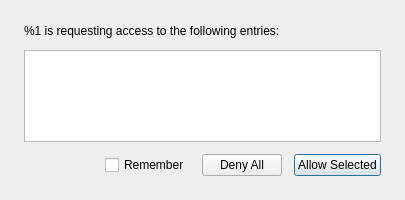
<?xml version="1.0" encoding="UTF-8"?>
<ui version="4.0">
 <class>BrowserAccessControlDialog</class>
 <widget class="QDialog" name="BrowserAccessControlDialog">
  <property name="geometry">
   <rect>
    <x>0</x>
    <y>0</y>
    <width>405</width>
    <height>200</height>
   </rect>
  </property>
  <property name="windowTitle">
   <string>KeePassXC - Browser Access Request</string>
  </property>
  <layout class="QVBoxLayout" name="verticalLayout">
   <property name="spacing">
    <number>12</number>
   </property>
   <property name="leftMargin">
    <number>24</number>
   </property>
   <property name="topMargin">
    <number>24</number>
   </property>
   <property name="rightMargin">
    <number>24</number>
   </property>
   <property name="bottomMargin">
    <number>24</number>
   </property>
   <item>
    <widget class="QLabel" name="siteLabel">
     <property name="text">
      <string>%1 is requesting access to the following entries:</string>
     </property>
     <property name="alignment">
      <set>Qt::AlignLeft</set>
     </property>
    </widget>
   </item>
   <item>
    <widget class="CustomTableWidget" name="itemsTable">
     <property name="editTriggers">
      <set>QAbstractItemView::NoEditTriggers</set>
     </property>
     <property name="showDropIndicator" stdset="0">
      <bool>false</bool>
     </property>
     <property name="selectionMode">
      <enum>QAbstractItemView::ExtendedSelection</enum>
     </property>
     <property name="selectionBehavior">
      <enum>QAbstractItemView::SelectRows</enum>
     </property>
     <property name="cornerButtonEnabled">
      <bool>false</bool>
     </property>
     <attribute name="horizontalHeaderVisible">
      <bool>false</bool>
     </attribute>
     <attribute name="verticalHeaderVisible">
      <bool>false</bool>
     </attribute>
    </widget>
   </item>
   <item>
    <layout class="QHBoxLayout" name="horizontalLayout">
     <property name="spacing">
      <number>12</number>
     </property>
     <item>
      <spacer name="horizontalSpacer">
       <property name="orientation">
        <enum>Qt::Horizontal</enum>
       </property>
       <property name="sizeHint" stdset="0">
        <size>
         <width>40</width>
         <height>20</height>
        </size>
       </property>
      </spacer>
     </item>
     <item>
      <widget class="QCheckBox" name="rememberDecisionCheckBox">
       <property name="toolTip">
        <string>Remember access to checked entries</string>
       </property>
       <property name="accessibleName">
        <string>Remember access to checked entries</string>
       </property>
       <property name="text">
        <string>Remember</string>
       </property>
      </widget>
     </item>
     <item>
      <widget class="Material::OutlinedButton" name="denyButton">
       <property name="symbol">
        <string notr="true">close</string>
       </property>
       <property name="text">
        <string>Deny All</string>
       </property>
       <property name="autoDefault">
        <bool>true</bool>
       </property>
      </widget>
     </item>
     <item>
      <widget class="Material::FilledButton" name="allowButton">
       <property name="symbol">
        <string notr="true">check</string>
       </property>
       <property name="accessibleName">
        <string>Allow access to entries</string>
       </property>
       <property name="text">
        <string>Allow Selected</string>
       </property>
       <property name="autoDefault">
        <bool>true</bool>
       </property>
       <property name="default">
        <bool>true</bool>
       </property>
      </widget>
     </item>
    </layout>
   </item>
  </layout>
 </widget>
 <tabstops>
  <tabstop>rememberDecisionCheckBox</tabstop>
  <tabstop>allowButton</tabstop>
  <tabstop>denyButton</tabstop>
 </tabstops>
 <customwidgets>
  <customwidget>
   <class>CustomTableWidget</class>
   <extends>QTableWidget</extends>
   <header>browser/CustomTableWidget.h</header>
   <container>1</container>
  </customwidget>
  <customwidget>
   <class>Material::FilledButton</class>
   <extends>QPushButton</extends>
   <header>gui/material/MaterialButtons.h</header>
  </customwidget>
  <customwidget>
   <class>Material::OutlinedButton</class>
   <extends>QPushButton</extends>
   <header>gui/material/MaterialButtons.h</header>
  </customwidget>
 </customwidgets>
 <resources/>
 <connections/>
</ui>
